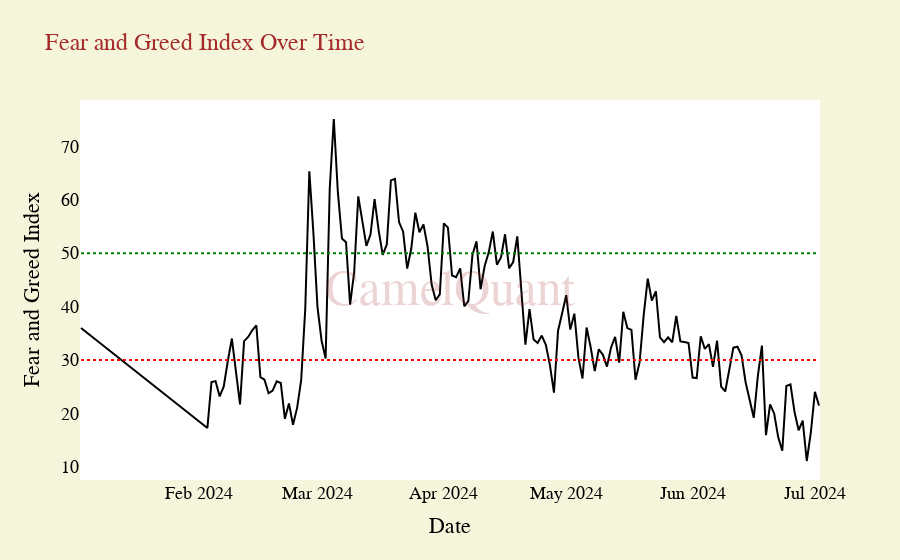

This figure's notebook cell:
### Code cell
# Create the plot with Plotly
fig = go.Figure()

# Add the Fear and Greed Index line
fig.add_trace(go.Scatter(x=camel_fng['timeOpen'], y=camel_fng['FnG'], mode='lines', name='FnG Index',
                         line=dict(color='black')))

# Add horizontal lines for 70 and 30
fig.add_shape(type='line', x0=camel_fng['timeOpen'].min(), x1=camel_fng['timeOpen'].max(), y0=50, y1=50,
              line=dict(color='green', dash='dot'), name='70 Line')
fig.add_shape(type='line', x0=camel_fng['timeOpen'].min(), x1=camel_fng['timeOpen'].max(), y0=30, y1=30,
              line=dict(color='red', dash='dot'), name='30 Line')

# Update layout for a desert theme
fig.update_layout(
    title='Fear and Greed Index Over Time',
    xaxis_title='Date',
    yaxis_title='Fear and Greed Index',
    font=dict(family='Garamond, monospace', size=18, color='black'),
    paper_bgcolor='beige',
    plot_bgcolor='white',
    title_font=dict(size=24, color='brown', family='Garamond'),
    annotations=[
        dict(
            text='CamelQuant',
            xref='paper', yref='paper',
            x=0.5, y=0.5,
            xanchor='center', yanchor='middle',
            font=dict(family='Arial', size=50, color='rgba(165, 42, 42, 0.2)'),
            showarrow=False
        )
    ]
)

fig.show()

### Figure 1 — Plotly figure (JSON) as saved in the notebook; plotly's stock layout.template omitted (floating-point values rounded to 4 significant figures; data arrays with more than 128 entries replaced by an {"elided": "..."} marker saying what was removed)
{"data": [{"line": {"color": "black"}, "mode": "lines", "name": "FnG Index", "type": "scatter", "x": {"elided": "151 str values"}, "y": {"elided": "151 float values"}}], "layout": {"annotations": [{"font": {"color": "rgba(165, 42, 42, 0.2)", "family": "Arial", "size": 50}, "showarrow": false, "text": "CamelQuant", "x": 0.5, "xanchor": "center", "xref": "paper", "y": 0.5, "yanchor": "middle", "yref": "paper"}], "font": {"color": "black", "family": "Garamond, monospace", "size": 18}, "paper_bgcolor": "beige", "plot_bgcolor": "white", "shapes": [{"line": {"color": "green", "dash": "dot"}, "name": "70 Line", "type": "line", "x0": "2024-01-03T00:00:00+00:00", "x1": "2024-07-02T00:00:00+00:00", "y0": 50, "y1": 50}, {"line": {"color": "red", "dash": "dot"}, "name": "30 Line", "type": "line", "x0": "2024-01-03T00:00:00+00:00", "x1": "2024-07-02T00:00:00+00:00", "y0": 30, "y1": 30}], "title": {"font": {"color": "brown", "family": "Garamond", "size": 24}, "text": "Fear and Greed Index Over Time"}, "xaxis": {"title": {"text": "Date"}}, "yaxis": {"title": {"text": "Fear and Greed Index"}}}}
